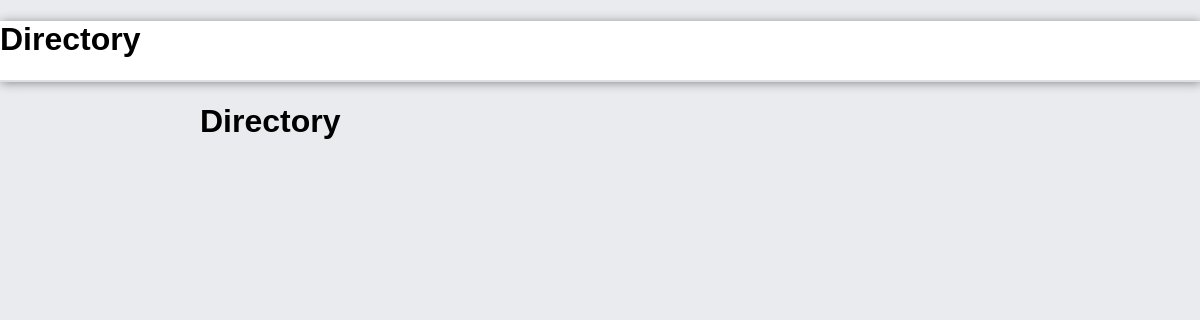
The app's page /, older data.
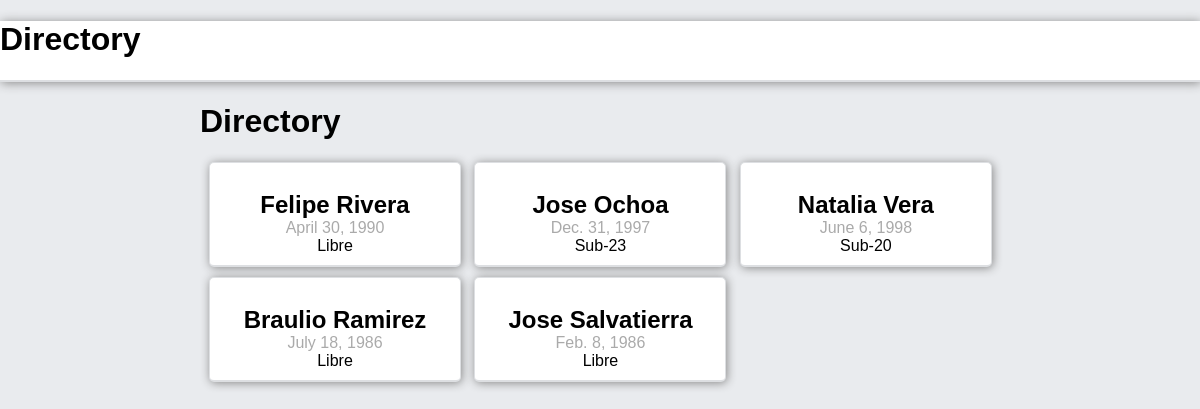
The same page, newer data.
### www/models.py (models this page shows, shortened)
class Runner(models.Model):
    DISTANCE = (
                    ('100', '100 Metros Planos'),
                    ('200', '200 Metros Planos'),
                    ('400', '400 Metros Planos'),
                    ('800', '800 Metros Planos'),
                    ('1500', '1500 Metros Planos'),
                    ('3000', '3000 Metros Planos'),
                    ('5000', '5000 Metros Planos'),
                    ('10000', '10000 Metros Planos'),
                    ('110v', '110 Metros Con Vallas'),
                    ('400v', '400 Metros Con Vallas'),
                )
    first_name = models.CharField(max_length=20)
    last_name = models.CharField(max_length=20)
    birtday = models.DateField(auto_now=False, auto_now_add=False)
    category = models.ForeignKey(Category)
    coach = models.ForeignKey(User)
    distance = models.CharField(max_length=10, choices=DISTANCE)
    image = models.CharField(max_length=200)
    slug = models.SlugField(max_length=40, blank=True)

class Category(models.Model):
    name = models.CharField(max_length = 20)
    first_year = models.PositiveSmallIntegerField()
    secon_year = models.PositiveSmallIntegerField()
    def __str__(self):
        return self.name

### www/views.py (the view)
# urls.py: url(r'^$', views.index, name='index'),
def index(resquest):
    runners = Runner.objects.all()
    categorys = Category.objects.all()
    return render(resquest, 'index.html', {'runners':runners})

### www/templates/index.html (shortened to what this page needs)
{% extends 'base.html' %}
{% block content %}
    <main>
      <h1>Directory</h1>
      {% for runner in runners %}
      <section class="cont-user">
        <h2>{{ runner.first_name}}  {{runner.last_name}}</h2>
        <p class="person-title">{{ runner.birtday }}</p>
        <p class="person-email">{{ runner.category }}</p>
      </section>
      {% endfor %}
    </main>
{% endblock %}

Row changes from the older to the newer data that the page shows:
added Runner: first_name "Felipe", last_name "Rivera", birtday "April 30, 1990", category "Libre"
added Runner: first_name "Jose", last_name "Ochoa", birtday "Dec. 31, 1997", category "Sub-23"
added Runner: first_name "Natalia", last_name "Vera", birtday "June 6, 1998", category "Sub-20"
added Runner: first_name "Braulio", last_name "Ramirez", birtday "July 18, 1986", category "Libre"
added Runner: first_name "Jose", last_name "Salvatierra", birtday "Feb. 8, 1986", category "Libre"
